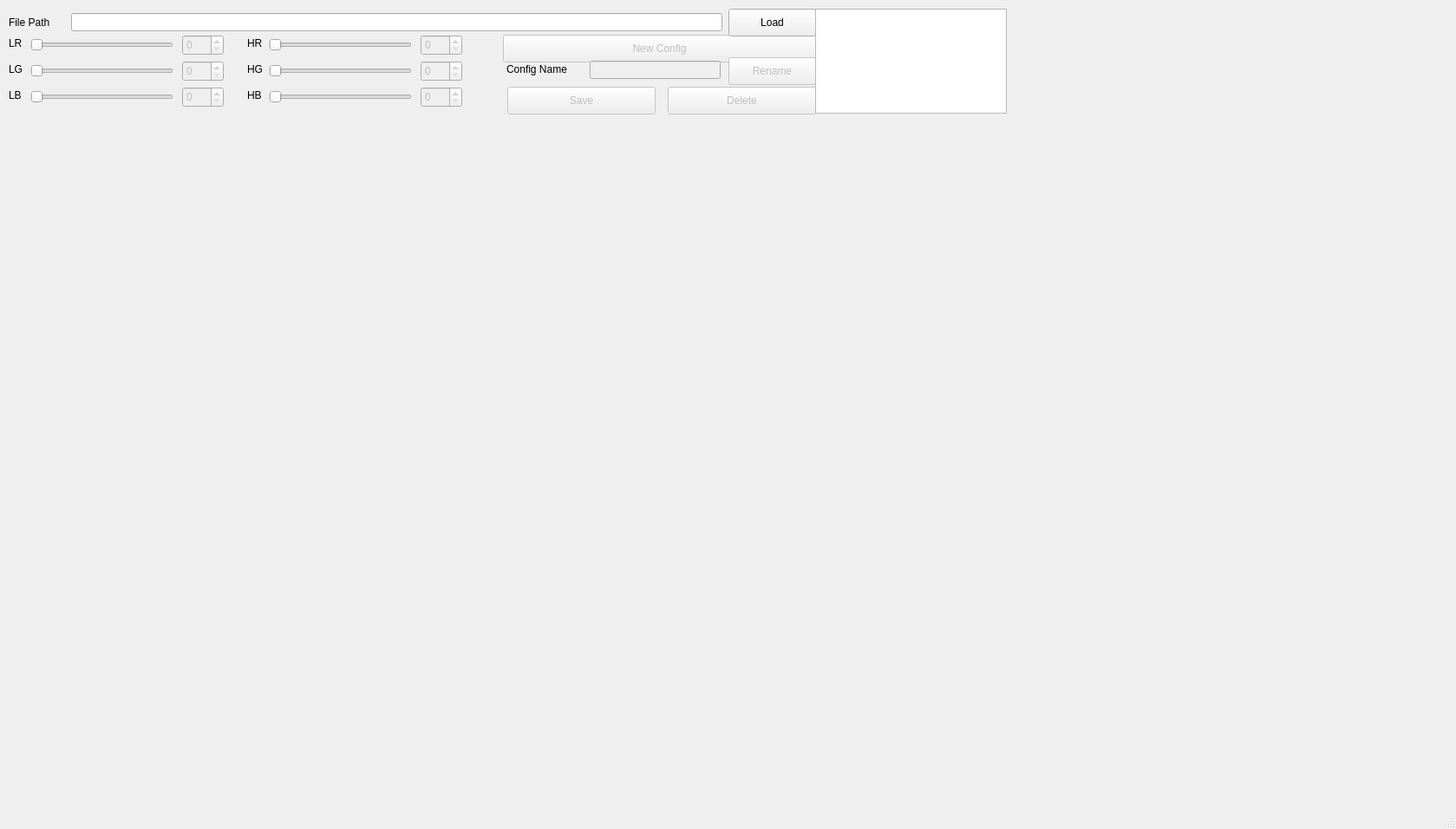
<?xml version="1.0" encoding="UTF-8"?>
<ui version="4.0">
 <class>ObjcetFilter</class>
 <widget class="QMainWindow" name="ObjcetFilter">
  <property name="geometry">
   <rect>
    <x>0</x>
    <y>0</y>
    <width>1679</width>
    <height>956</height>
   </rect>
  </property>
  <property name="windowTitle">
   <string>Object Filter</string>
  </property>
  <widget class="QWidget" name="centralwidget">
   <widget class="QSlider" name="SliderLR">
    <property name="enabled">
     <bool>false</bool>
    </property>
    <property name="geometry">
     <rect>
      <x>35</x>
      <y>40</y>
      <width>165</width>
      <height>24</height>
     </rect>
    </property>
    <property name="maximum">
     <number>255</number>
    </property>
    <property name="orientation">
     <enum>Qt::Horizontal</enum>
    </property>
   </widget>
   <widget class="QLabel" name="ImageArea">
    <property name="geometry">
     <rect>
      <x>10</x>
      <y>129</y>
      <width>1661</width>
      <height>801</height>
     </rect>
    </property>
    <property name="text">
     <string/>
    </property>
   </widget>
   <widget class="QSpinBox" name="spinBoxLR">
    <property name="enabled">
     <bool>false</bool>
    </property>
    <property name="geometry">
     <rect>
      <x>210</x>
      <y>40</y>
      <width>48</width>
      <height>24</height>
     </rect>
    </property>
    <property name="maximum">
     <number>255</number>
    </property>
   </widget>
   <widget class="QSpinBox" name="spinBoxLG">
    <property name="enabled">
     <bool>false</bool>
    </property>
    <property name="geometry">
     <rect>
      <x>210</x>
      <y>70</y>
      <width>48</width>
      <height>24</height>
     </rect>
    </property>
    <property name="maximum">
     <number>255</number>
    </property>
   </widget>
   <widget class="QSlider" name="SliderLG">
    <property name="enabled">
     <bool>false</bool>
    </property>
    <property name="geometry">
     <rect>
      <x>35</x>
      <y>70</y>
      <width>165</width>
      <height>24</height>
     </rect>
    </property>
    <property name="maximum">
     <number>255</number>
    </property>
    <property name="orientation">
     <enum>Qt::Horizontal</enum>
    </property>
   </widget>
   <widget class="QSpinBox" name="spinBoxLB">
    <property name="enabled">
     <bool>false</bool>
    </property>
    <property name="geometry">
     <rect>
      <x>210</x>
      <y>100</y>
      <width>48</width>
      <height>24</height>
     </rect>
    </property>
    <property name="maximum">
     <number>255</number>
    </property>
   </widget>
   <widget class="QSlider" name="SliderLB">
    <property name="enabled">
     <bool>false</bool>
    </property>
    <property name="geometry">
     <rect>
      <x>35</x>
      <y>100</y>
      <width>165</width>
      <height>24</height>
     </rect>
    </property>
    <property name="maximum">
     <number>255</number>
    </property>
    <property name="orientation">
     <enum>Qt::Horizontal</enum>
    </property>
   </widget>
   <widget class="QPushButton" name="NewConfigBtn">
    <property name="enabled">
     <bool>false</bool>
    </property>
    <property name="geometry">
     <rect>
      <x>580</x>
      <y>40</y>
      <width>361</width>
      <height>32</height>
     </rect>
    </property>
    <property name="text">
     <string>New Config</string>
    </property>
   </widget>
   <widget class="QPushButton" name="SaveConfigBtn">
    <property name="enabled">
     <bool>false</bool>
    </property>
    <property name="geometry">
     <rect>
      <x>585</x>
      <y>100</y>
      <width>171</width>
      <height>32</height>
     </rect>
    </property>
    <property name="text">
     <string>Save</string>
    </property>
   </widget>
   <widget class="QLineEdit" name="ConfigNameInput">
    <property name="enabled">
     <bool>false</bool>
    </property>
    <property name="geometry">
     <rect>
      <x>680</x>
      <y>70</y>
      <width>151</width>
      <height>21</height>
     </rect>
    </property>
   </widget>
   <widget class="QLabel" name="ConfigNameLabel">
    <property name="geometry">
     <rect>
      <x>584</x>
      <y>70</y>
      <width>81</width>
      <height>20</height>
     </rect>
    </property>
    <property name="text">
     <string>Config Name</string>
    </property>
   </widget>
   <widget class="QLabel" name="LabelLR">
    <property name="geometry">
     <rect>
      <x>10</x>
      <y>40</y>
      <width>20</width>
      <height>20</height>
     </rect>
    </property>
    <property name="text">
     <string>LR</string>
    </property>
   </widget>
   <widget class="QLabel" name="LabelLG">
    <property name="geometry">
     <rect>
      <x>10</x>
      <y>70</y>
      <width>20</width>
      <height>20</height>
     </rect>
    </property>
    <property name="text">
     <string>LG</string>
    </property>
   </widget>
   <widget class="QLabel" name="LabelLB">
    <property name="geometry">
     <rect>
      <x>10</x>
      <y>100</y>
      <width>20</width>
      <height>20</height>
     </rect>
    </property>
    <property name="text">
     <string>LB</string>
    </property>
   </widget>
   <widget class="QLineEdit" name="FilePathInput">
    <property name="geometry">
     <rect>
      <x>82</x>
      <y>15</y>
      <width>751</width>
      <height>21</height>
     </rect>
    </property>
   </widget>
   <widget class="QLabel" name="FilePathLabel">
    <property name="geometry">
     <rect>
      <x>10</x>
      <y>15</y>
      <width>60</width>
      <height>21</height>
     </rect>
    </property>
    <property name="text">
     <string>File Path</string>
    </property>
   </widget>
   <widget class="QPushButton" name="LoadFileBtn">
    <property name="geometry">
     <rect>
      <x>840</x>
      <y>10</y>
      <width>101</width>
      <height>32</height>
     </rect>
    </property>
    <property name="text">
     <string>Load</string>
    </property>
   </widget>
   <widget class="QLabel" name="LabelHB">
    <property name="geometry">
     <rect>
      <x>285</x>
      <y>100</y>
      <width>20</width>
      <height>20</height>
     </rect>
    </property>
    <property name="text">
     <string>HB</string>
    </property>
   </widget>
   <widget class="QSlider" name="SliderHG">
    <property name="enabled">
     <bool>false</bool>
    </property>
    <property name="geometry">
     <rect>
      <x>310</x>
      <y>70</y>
      <width>165</width>
      <height>24</height>
     </rect>
    </property>
    <property name="maximum">
     <number>255</number>
    </property>
    <property name="orientation">
     <enum>Qt::Horizontal</enum>
    </property>
   </widget>
   <widget class="QSpinBox" name="spinBoxHR">
    <property name="enabled">
     <bool>false</bool>
    </property>
    <property name="geometry">
     <rect>
      <x>485</x>
      <y>40</y>
      <width>48</width>
      <height>24</height>
     </rect>
    </property>
    <property name="maximum">
     <number>255</number>
    </property>
   </widget>
   <widget class="QSpinBox" name="spinBoxHB">
    <property name="enabled">
     <bool>false</bool>
    </property>
    <property name="geometry">
     <rect>
      <x>485</x>
      <y>100</y>
      <width>48</width>
      <height>24</height>
     </rect>
    </property>
    <property name="maximum">
     <number>255</number>
    </property>
   </widget>
   <widget class="QLabel" name="LabelHG">
    <property name="geometry">
     <rect>
      <x>285</x>
      <y>70</y>
      <width>20</width>
      <height>20</height>
     </rect>
    </property>
    <property name="text">
     <string>HG</string>
    </property>
   </widget>
   <widget class="QSpinBox" name="spinBoxHG">
    <property name="enabled">
     <bool>false</bool>
    </property>
    <property name="geometry">
     <rect>
      <x>485</x>
      <y>70</y>
      <width>48</width>
      <height>24</height>
     </rect>
    </property>
    <property name="maximum">
     <number>255</number>
    </property>
   </widget>
   <widget class="QSlider" name="SliderHR">
    <property name="enabled">
     <bool>false</bool>
    </property>
    <property name="geometry">
     <rect>
      <x>310</x>
      <y>40</y>
      <width>165</width>
      <height>24</height>
     </rect>
    </property>
    <property name="maximum">
     <number>255</number>
    </property>
    <property name="orientation">
     <enum>Qt::Horizontal</enum>
    </property>
   </widget>
   <widget class="QLabel" name="LabelHR">
    <property name="geometry">
     <rect>
      <x>285</x>
      <y>40</y>
      <width>20</width>
      <height>20</height>
     </rect>
    </property>
    <property name="text">
     <string>HR</string>
    </property>
   </widget>
   <widget class="QSlider" name="SliderHB">
    <property name="enabled">
     <bool>false</bool>
    </property>
    <property name="geometry">
     <rect>
      <x>310</x>
      <y>100</y>
      <width>165</width>
      <height>24</height>
     </rect>
    </property>
    <property name="maximum">
     <number>255</number>
    </property>
    <property name="orientation">
     <enum>Qt::Horizontal</enum>
    </property>
   </widget>
   <widget class="QPushButton" name="RenameConfigBtn">
    <property name="enabled">
     <bool>false</bool>
    </property>
    <property name="geometry">
     <rect>
      <x>840</x>
      <y>66</y>
      <width>101</width>
      <height>32</height>
     </rect>
    </property>
    <property name="text">
     <string>Rename</string>
    </property>
   </widget>
   <widget class="QPushButton" name="DeleteConfigBtn">
    <property name="enabled">
     <bool>false</bool>
    </property>
    <property name="geometry">
     <rect>
      <x>770</x>
      <y>100</y>
      <width>171</width>
      <height>32</height>
     </rect>
    </property>
    <property name="text">
     <string>Delete</string>
    </property>
   </widget>
   <widget class="QListView" name="ConfigListView">
    <property name="geometry">
     <rect>
      <x>940</x>
      <y>10</y>
      <width>221</width>
      <height>121</height>
     </rect>
    </property>
   </widget>
  </widget>
  <widget class="QStatusBar" name="statusbar"/>
 </widget>
 <resources/>
 <connections/>
</ui>
